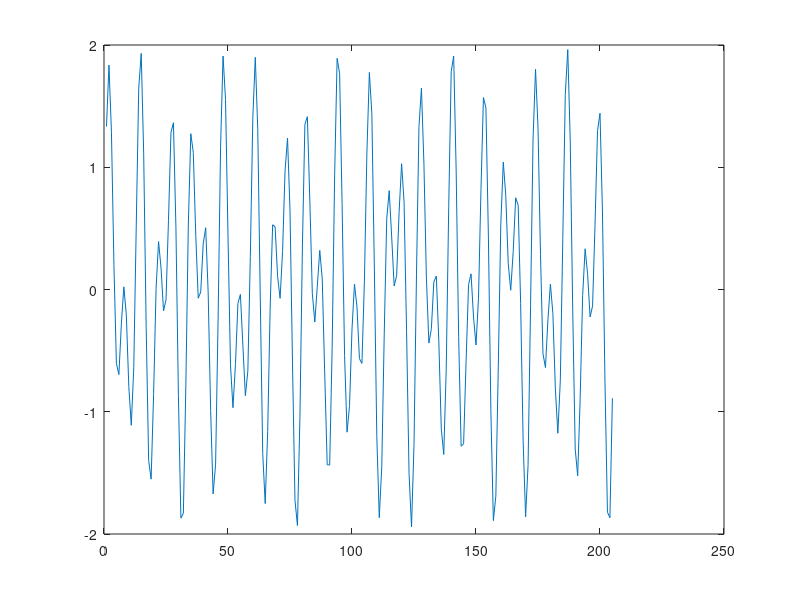

MATLAB code for this plot:
clc
clear all
close all
l=[941,697,697,697,770,770,770,852,852,852,697,770,852,941,941,941];
h=[1336,1209,1336,1477,1209,1336,1477,1209,1336,1477,1633,1633,1633,1633,1209,1477];
disp('Digit dialed')
d=1
N=205;
  f1=l(d+1);
  f2=h(d+1);
    n=1:N;
 x=sin(2*pi*n*f1/8000)+sin(2*pi*f2*n/8000);
 plot(n,x);
z=sqrt(-1);
 k=[18,20,22,24,31,34,38,42];
 for m=1:8;
     N=205;
     xe=x;
     x1=[xe 0];
     d1=2*cos(2*pi*k(m)/N);
      w=exp(-z*2*pi*k(m)/N);
      y=filter(1,[1 -d1 1],x1);
      fx(m)=y(N+1)-w*y(N);
      val=abs(fx);
 end
 limit=8100;
 disp('Digit detected')
 if val(1)*val(5)>limit
     disp('1')
 end
      if val(1)*val(6)>limit
     disp('2')
      end
      if val(1)*val(7)>limit
     disp('3')
      end
 if val(1)*val(8)>limit
     disp('A')
 end
 if val(2)*val(5)>limit
     disp('4')
 end
 if val(2)*val(6)>limit
     disp('5')
 end
 if val(2)*val(7)>limit
     disp('6')
 end
 if val(2)*val(8)>limit
     disp('B')
 end
 if val(3)*val(5)>limit
     disp('7')
 end 
  if val(3)*val(6)>limit
    disp('8')
end
 if val(3)*val(7)>limit
    disp('9')
end
 if val(3)*val(8)>limit
    disp('c')
 end
if val(4)*val(5)>limit
    disp('*')
end
 if val(4)*val(6)>limit
    disp('0')
end
 
 if val(4)*val(7)>limit
    disp('#')
 end
 if val(4)*val(8)>limit
    disp('d')
 end

     
     
     
     
     
     

 
      
     
